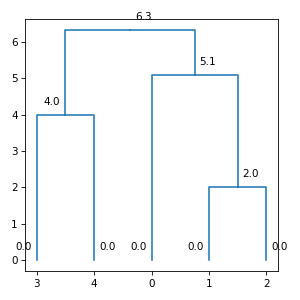

The script that drew this image:
import numpy
import matplotlib.pyplot
from subrela.clustering import get_clusters
from subrela.plot import get_dendrogram_data
from subrela.plot.matplotlib import draw_dendrogram, draw_node_info

X = numpy.array([[0, -5, -5, 6, 6], [0, -1, 1, -2, 2]])

Z = get_clusters(X)
leaf_data, node_data, tree_data, cut_data = get_dendrogram_data(Z)

_, ax = matplotlib.pyplot.subplots(figsize=(4, 4))
draw_dendrogram(ax, leaf_data, tree_data, cut_data)
draw_node_info(ax, node_data, node_data['height'],
               formatter='{:.1f}'.format, x_offset=5, y_offset=10)
matplotlib.pyplot.show()
